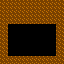

This game map was drawn from its Tiled (.tmx) file and the tilesets committed beside it. A one-line description and the full map source follow:
An orthogonal 16x16 tile map with 4x4 px tiles, 1 tile layer (foreground).

<map version="1.0" orientation="orthogonal" renderorder="left-down" width="16" height="16" tilewidth="4" tileheight="4" nextobjectid="3">
 <tileset firstgid="1" name="experiment-tiles" tilewidth="4" tileheight="4" tilecount="3" columns="3">
  <image source="experiment-tiles.png" width="12" height="4" />
 </tileset>
 <layer name="foreground" width="16" height="16">
  <data encoding="csv">
2,2,2,2,2,2,2,2,2,2,2,2,2,2,2,2,
2,2,2,2,2,2,2,2,2,2,2,2,2,2,2,2,
2,2,2,2,2,2,2,2,2,2,2,2,2,2,2,2,
2,2,2,2,2,2,2,2,2,2,2,2,2,2,2,2,
2,2,2,2,2,2,2,2,2,2,2,2,2,2,2,2,
2,2,2,2,2,2,2,2,2,2,2,2,2,2,2,2,
2,2,0,0,0,0,0,0,0,0,0,0,0,0,2,2,
2,2,0,0,0,0,0,0,0,0,0,0,0,0,2,2,
2,2,0,0,0,0,0,0,0,0,0,0,0,0,2,2,
2,2,0,0,0,0,0,0,0,0,0,0,0,0,2,2,
2,2,0,0,0,0,0,0,0,0,0,0,0,0,2,2,
2,2,0,0,0,0,0,0,0,0,0,0,0,0,2,2,
2,2,0,0,0,0,0,0,0,0,0,0,0,0,2,2,
2,2,0,0,0,0,0,0,0,0,0,0,0,0,2,2,
2,2,2,2,2,2,2,2,2,2,2,2,2,2,2,2,
2,2,2,2,2,2,2,2,2,2,2,2,2,2,2,2
</data>
 </layer>
</map>
